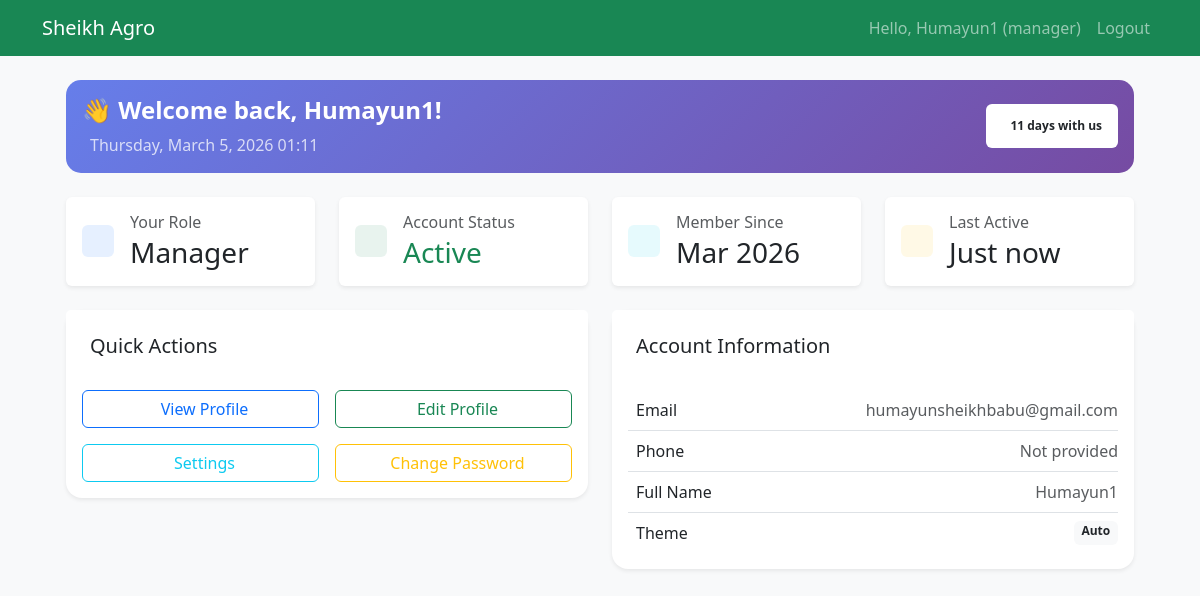
Page /accounts/dashboard/ (signed in) on the earlier database version.
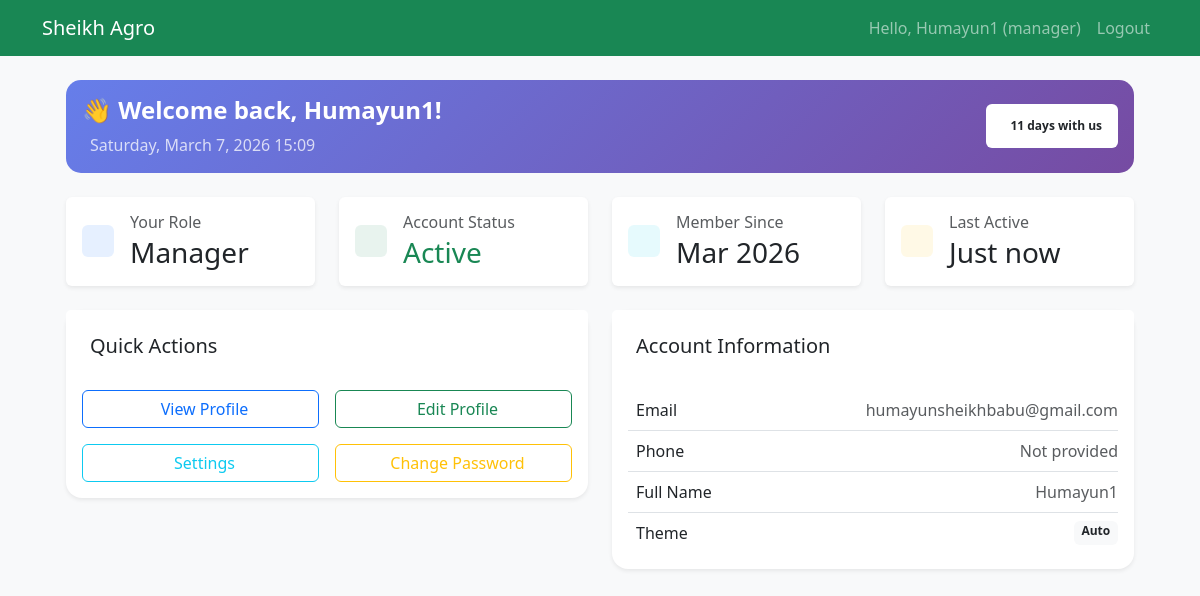
Same page on the later database version.
### accounts/models.py (models this page shows, shortened)
class User(AbstractUser):
    ROLE_CHOICES = (
        ('admin', 'Admin'),
        ('manager', 'Manager'),
        ('staff', 'Staff'),
        ('viewer', 'Viewer'),
    )
    THEME_CHOICES = (
        ('light', 'Light'),
        ('dark', 'Dark'),
        ('auto', 'Auto'),
    )
    role = models.CharField(max_length=20, choices=ROLE_CHOICES, default='manager')
    phone_number = models.CharField(max_length=20, blank=True)
    profile_picture = models.ImageField(upload_to='profile_pics/', null=True, blank=True)
    theme = models.CharField(max_length=10, choices=THEME_CHOICES, default='auto')
    notification_email = models.BooleanField(default=True)
    notification_sms = models.BooleanField(default=False)
    last_active = models.DateTimeField(null=True, blank=True)
    created_at = models.DateTimeField(auto_now_add=True)
    updated_at = models.DateTimeField(auto_now=True)
    class Meta:
        ordering = ['-date_joined']
    @property
    def is_admin(self):
        return self.role == 'admin'
    @property
    def full_name(self):
        return f"{self.first_name} {self.last_name}".strip() or self.username

### accounts/views.py (the view)
# urls.py: path('dashboard/', views.dashboard_view, name='dashboard'),
@login_required
def dashboard_view(request):
    context = {
        'user': request.user,
        'title': 'Dashboard',
        'last_login': request.user.last_login,
        'days_since_joined': (timezone.now().date() - request.user.date_joined.date()).days,
    }
    return render(request, 'accounts/dashboard.html', context)

### accounts/templates/accounts/dashboard.html (shortened to what the changed rows need)
{% extends 'base.html' %}
{% load static %}
{% block content %}
<div class="container-fluid px-4">
    <div class="alert alert-primary d-flex align-items-center justify-content-between mb-4"
         style="background: linear-gradient(135deg, #667eea 0%, #764ba2 100%); color: white; border: none; border-radius: 15px;">
        <div>
            <h4 class="mb-2 fw-bold">
                👋 Welcome back, {{ user.full_name }}!
            </h4>
            <p class="mb-0 opacity-75">
                {{ last_login|date:"l, F j, Y H:i" }}
            </p>
        </div>
    </div>
    <div class="row g-4 mb-4">
        <div class="col-md-3">
            <div class="card border-0 shadow-sm">
                <div class="card-body">
                    <div class="d-flex align-items-center">
                        <div class="flex-grow-1 ms-3">
                            <h6 class="text-muted mb-1">Your Role</h6>
                            <h3 class="mb-0">{{ user.get_role_display }}</h3>
                        </div>
                    </div>
                </div>
            </div>
        </div>
        <div class="col-md-3">
            <div class="card border-0 shadow-sm">
                <div class="card-body">
                    <div class="d-flex align-items-center">
                        <div class="flex-grow-1 ms-3">
                            <h6 class="text-muted mb-1">Member Since</h6>
                            <h3 class="mb-0">{{ user.date_joined|date:"M Y" }}</h3>
                        </div>
                    </div>
                </div>
            </div>
        </div>
        <div class="col-md-3">
            <div class="card border-0 shadow-sm">
                <div class="card-body">
                    <div class="d-flex align-items-center">
                        <div class="flex-grow-1 ms-3">
                            <h6 class="text-muted mb-1">Last Active</h6>
                            <h3 class="mb-0">{{ user.last_active|timesince|default:"Just now" }}</h3>
                        </div>
                    </div>
                </div>
            </div>
        </div>
    </div>
    <div class="row g-4">
        <div class="col-md-6">
            <div class="card shadow-sm border-0 rounded-4">
                <div class="card-body">
                    <ul class="list-group list-group-flush">
                        <li class="list-group-item d-flex justify-content-between px-0">
                            <span>Email</span>
                            <span class="text-muted">{{ user.email|default:"Not provided" }}</span>
                        </li>
                        <li class="list-group-item d-flex justify-content-between px-0">
                            <span>Phone</span>
                            <span class="text-muted">{{ user.phone_number|default:"Not provided" }}</span>
                        </li>
                        <li class="list-group-item d-flex justify-content-between px-0">
                            <span>Full Name</span>
                            <span class="text-muted">{{ user.full_name }}</span>
                        </li>
                        <li class="list-group-item d-flex justify-content-between px-0">
                            <span>Theme</span>
                            <span class="badge bg-light text-dark">{{ user.get_theme_display }}</span>
                        </li>
                    </ul>
                </div>
            </div>
        </div>
    </div>
</div>
{% endblock %}

### templates/partials/navbar.html (shortened to what this page needs)
<nav class="navbar navbar-expand-lg navbar-dark bg-success">
    <div class="container">
        <a class="navbar-brand" href="{% url 'home:dashboard' %}">Sheikh Agro</a>
        <div class="collapse navbar-collapse" id="navbarNav">
            <ul class="navbar-nav ms-auto">
                {% if user.is_authenticated %}
                    <li class="nav-item">
                        <span class="nav-link">Hello, {{ user.username }} ({{ user.role }})</span>
                    </li>
                    <li class="nav-item">
                        <a class="nav-link" href="{% url 'accounts:logout' %}">Logout</a>
                    </li>
                {% endif %}
            </ul>
        </div>
    </div>
</nav>

Differences in the rows shown:
changed User "Manager": last_login "Thursday, March 5, 2026 01:11" → "Saturday, March 7, 2026 15:09"
